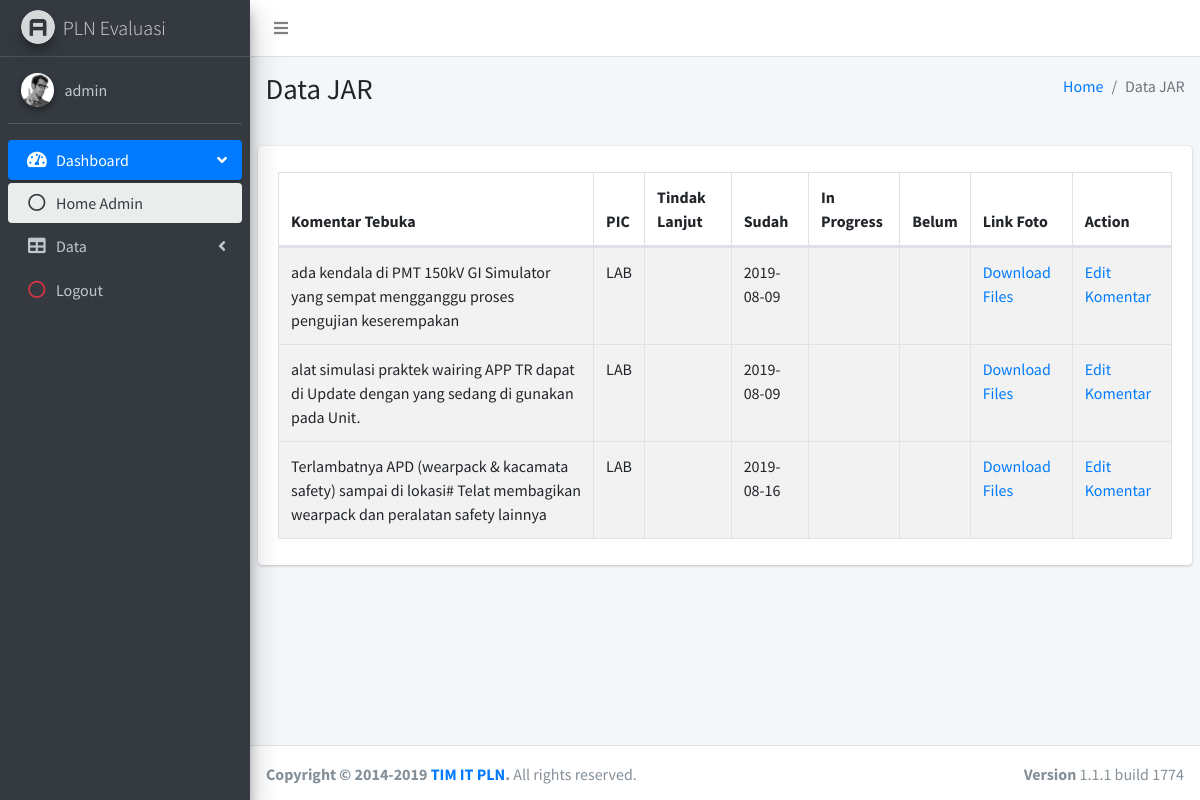
The page /pages/tables/data_lab.php (signed in) on the database its author committed.
### tables this page shows
CREATE TABLE `pln_evaluasi` (
  `ID_EVALUASI` int(10) NOT NULL,
  `ID_USER` int(10) DEFAULT NULL,
  `KOMENTAR_TERBUKA` text,
  `PIC` varchar(100) DEFAULT NULL,
  `TINDAK_LANJUT` text,
  `SUDAH` text,
  `IN_PROGRESS` text,
  `BELUM` text,
  `LINK_FOTO` text
);

### pages/tables/data_lab.php (the view, shortened to what this page needs)
<?php
include '../api/config.php';
$username = "". $_SESSION["username"];
?>
<!DOCTYPE html>
<html>
<head>
  <link rel="stylesheet" href="../../plugins/fontawesome-free/css/all.min.css">
  <link rel="stylesheet" href="https://code.ionicframework.com/ionicons/2.0.1/css/ionicons.min.css">
  <link rel="stylesheet" href="../../plugins/datatables/dataTables.bootstrap4.css">
  <link rel="stylesheet" href="../../dist/css/adminlte.min.css">
</head>
<body class="hold-transition sidebar-mini">
<div class="wrapper">
  <nav class="main-header navbar navbar-expand navbar-white navbar-light">
    <ul class="navbar-nav">
      <li class="nav-item">
        <a class="nav-link" data-widget="pushmenu" href="#"><i class="fas fa-bars"></i></a>
      </li>
    </ul>
  </nav>
  <aside class="main-sidebar sidebar-dark-primary elevation-4">
    <a href="../../index_admin.php" class="brand-link">
      <img src="../../dist/img/AdminLTELogo.png"
           alt="AdminLTE Logo"
           class="brand-image img-circle elevation-3"
           style="opacity: .8">
      <span class="brand-text font-weight-light">PLN Evaluasi</span>
    </a>
    <div class="sidebar">
      <div class="user-panel mt-3 pb-3 mb-3 d-flex">
        <div class="image">
          <img src="../../dist/img/user2-160x160.jpg" class="img-circle elevation-2" alt="User Image">
        </div>
        <div class="info">
          <a href="#" class="d-block"><?php echo "".$username?></a>
        </div>
      </div>
      <nav class="mt-2">
        <ul class="nav nav-pills nav-sidebar flex-column" data-widget="treeview" role="menu" data-accordion="false">
          <li class="nav-item has-treeview menu-open">
            <a href="#" class="nav-link active">
              <i class="nav-icon fas fa-tachometer-alt"></i>
              <p>
                Dashboard
                <i class="right fas fa-angle-left"></i>
              </p>
            </a>
            <ul class="nav nav-treeview">
              <li class="nav-item">
                <a href="../../index_admin.php" class="nav-link active">
                  <i class="far fa-circle nav-icon"></i>
                  <p>Home Admin</p>
                </a>
              </li>
            </ul>
          </li>
          <li class="nav-item has-treeview">
            <a href="#" class="nav-link">
              <i class="nav-icon fas fa-table"></i>
              <p>
                Data
                <i class="fas fa-angle-left right"></i>
              </p>
            </a>
          </li>
          <li class="nav-item">
            <a href="../api/logout.php" class="nav-link">
              <i class="nav-icon far fa-circle text-danger"></i>
              <p class="text">Logout</p>
            </a>
          </li>
        </ul>
      </nav>
    </div>
  </aside>
  <div class="content-wrapper">
    <section class="content-header">
      <div class="container-fluid">
        <div class="row mb-2">
          <div class="col-sm-6">
            <h1>Data JAR</h1>
          </div>
          <div class="col-sm-6">
            <ol class="breadcrumb float-sm-right">
              <li class="breadcrumb-item"><a href="#">Home</a></li>
              <li class="breadcrumb-item active">Data JAR</li>
            </ol>
          </div>
        </div>
      </div>
    </section>
    <section class="content">
      <div class="row">
        <div class="col-12">
          <div class="card">
            <div class="card-body">
              <table id="example1" class="table table-bordered table-striped">
                <thead>
                <tr>
                  <th>Komentar Tebuka</th>
                  <th>PIC</th>
                  <th>Tindak Lanjut</th>
                  <th>Sudah</th>
                  <th>In Progress</th>
                  <th>Belum</th>
                  <th>Link Foto</th>
                  <th>Action</th>
                </tr>
                </thead>
                <tbody>
                <?php
                $sql = mysqli_query($db, "select * from pln_evaluasi where PIC ='LAB';");
                while ($ambil = mysqli_fetch_array($sql)){
                  echo "<tr>";
                  echo "<td>".$ambil['KOMENTAR_TERBUKA']."</td>";
                  echo "<td>".$ambil['PIC']."</td>";
                  echo "<td>".$ambil['TINDAK_LANJUT']."</td>";
                  echo "<td>".$ambil['SUDAH']."</td>";
                  echo "<td>".$ambil['IN_PROGRESS']."</td>";
                  echo "<td>".$ambil['BELUM']."</td>";
                  echo "<td>";
                  echo "<a href='../api/file/" . $ambil['LINK_FOTO'] . "'>Download Files</a>";
                  echo "</td>";
                  echo "<td>";
                  echo "<a href='../forms/edit_komentar_admin_lab.php?ID_EVALUASI=" . $ambil['ID_EVALUASI'] . "'>Edit Komentar</a>";
                  echo "</td>";
                  echo "<tr>";
                }
                ?>
                </tbody>
              </table>
            </div>
          </div>
        </div>
      </div>
    </section>
  </div>
  <footer class="main-footer">
    <div class="float-right d-none d-sm-block">
      <b>Version</b> 1.1.1 build 1774
    </div>
    <strong>Copyright &copy; 2014-2019 <a href="http://TIM IT PLN">TIM IT PLN</a>.</strong> All rights
    reserved.
  </footer>
</div>
</body>
</html>

### rows shown on the page
pln_evaluasi: KOMENTAR_TERBUKA "ada kendala di PMT 150kV GI Simulator yang sempat mengganggu proses pengujian keserempakan", PIC "LAB", SUDAH "2019-08-09"
pln_evaluasi: KOMENTAR_TERBUKA "alat simulasi praktek wairing APP TR dapat di Update dengan yang sedang di gunakan pada Unit.", PIC "LAB", SUDAH "2019-08-09"
pln_evaluasi: KOMENTAR_TERBUKA "Terlambatnya APD (wearpack & kacamata safety) sampai di lokasi# Telat membagikan wearpack dan peralatan safety lainnya", PIC "LAB", SUDAH "2019-08-16"

### other values the page prints
$username "admin"
